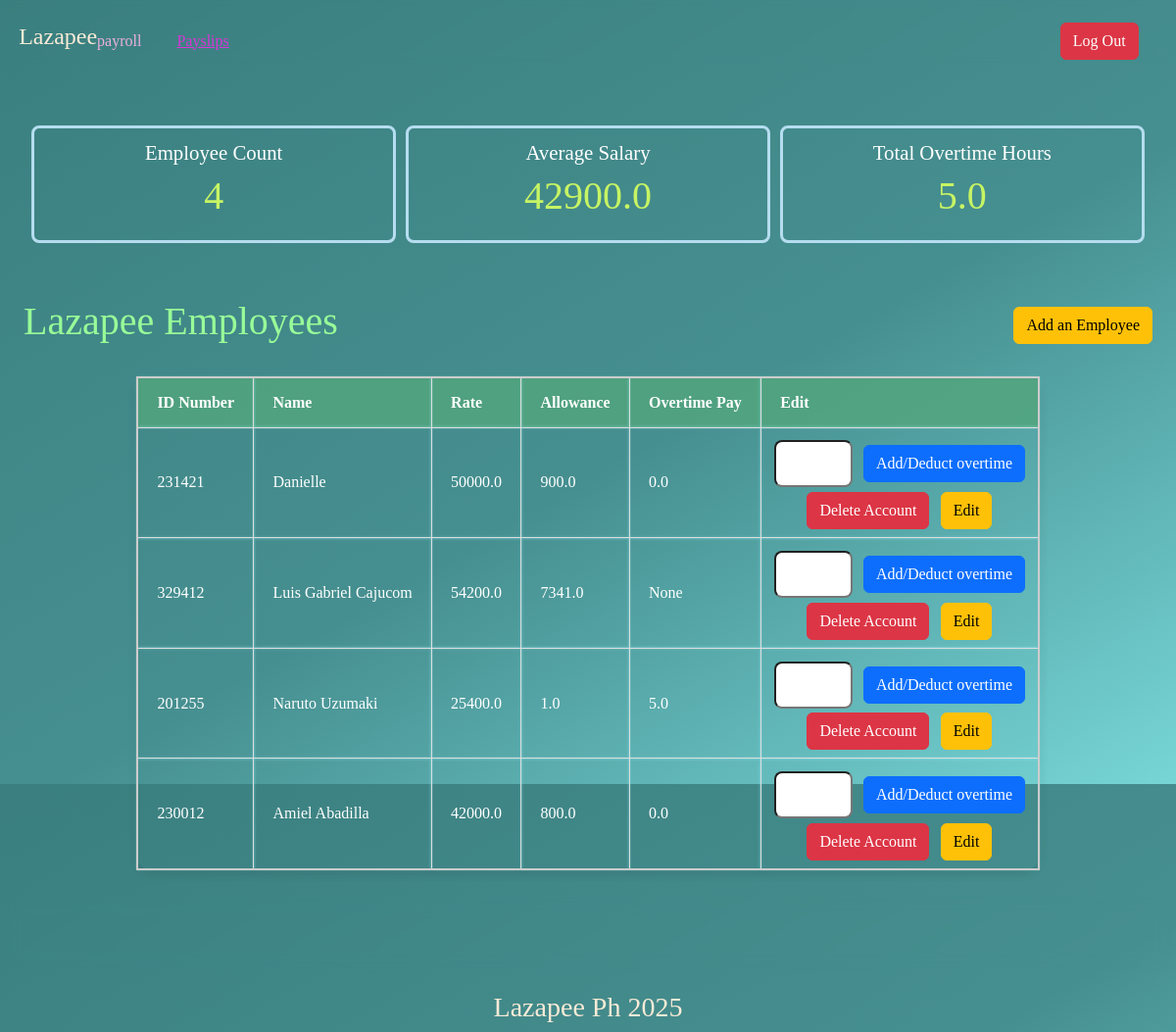
Page /landing (signed in) on the earlier database version.
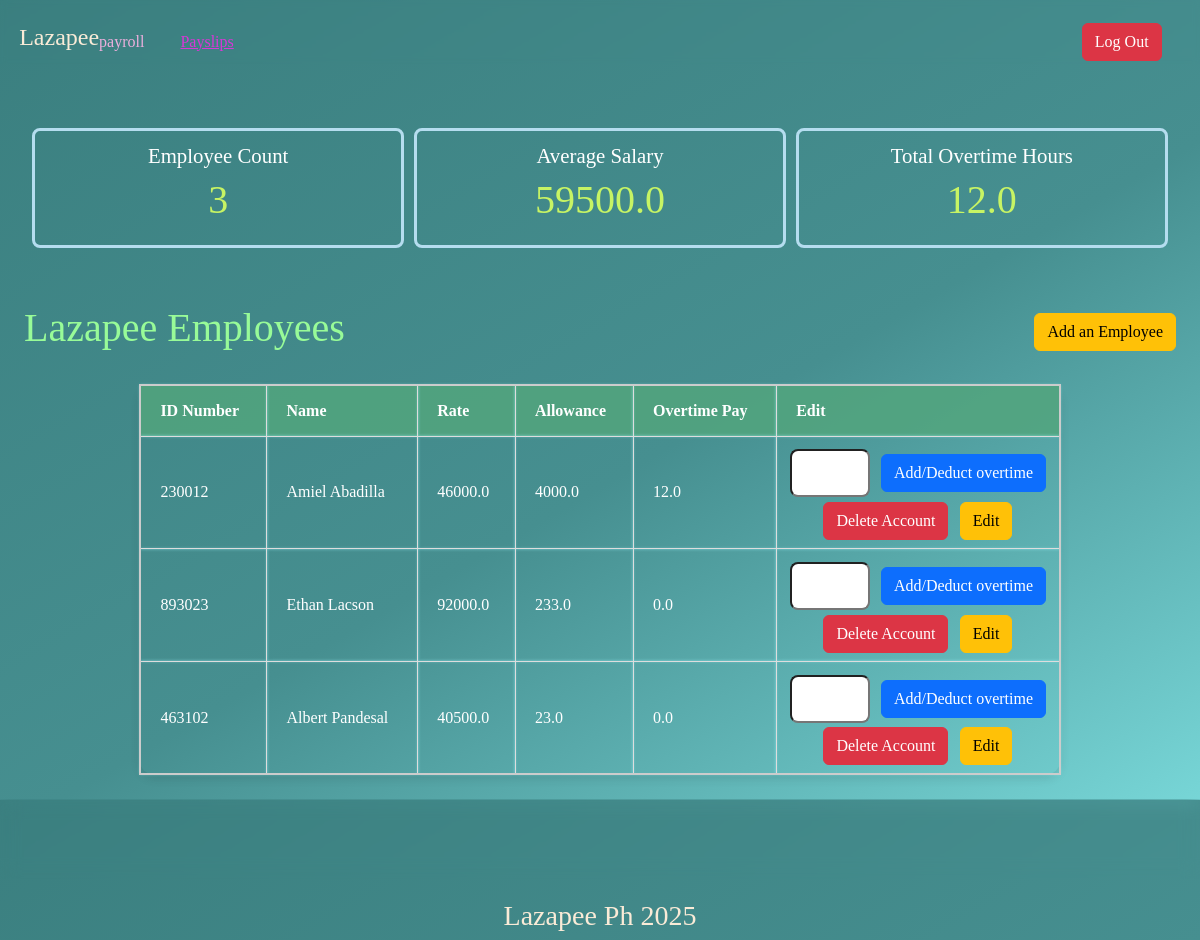
Same page on the later database version.
### payroll_app/models.py (models this page shows, shortened)
class Employee(models.Model):
    name = models.CharField(max_length=255)
    id_number = models.CharField(max_length=255)
    rate = models.FloatField()
    overtime_pay = models.FloatField(null=True, blank=True)
    allowance = models.FloatField(null=True, blank=True)

### payroll_app/views.py (the view)
# urls.py: path('landing', views.landing, name = 'landing'),
@login_required(login_url='log_in')
def landing(request):
    employees = Employee.objects.all()
    total_employees= Employee.objects.count()
    avSalary = Employee.objects.aggregate(avg_price=Avg("rate", default = 0))['avg_price']
    overtime = Employee.objects.aggregate(total_overtime=Sum("overtime_pay", default = 0))['total_overtime']
    return render(request, 'payroll_app/landing.html', {'employees': employees,
                                                        'total_employees': total_employees,
                                                        'avSalary': avSalary,
                                                        'overtime' : overtime,
                                                        })

### payroll_app/templates/payroll_app/landing.html (shortened to what this page needs)
{% extends 'payroll_app/base.html' %}
{% block header %}
    <nav class="header">
        <div class="title" style="display: flex">
            <h1>Lazapee</h1>
            <payroll style="color: rgb(236, 175, 221);">payroll</h3>
            <a href="{% url 'payslips' %}" class="payslips"> Payslips </a>
        </div>
        <div class="buttons" >
            <a href="{% url 'log_out' %}" class="btn btn-danger">Log Out</a>
        </div>
    </nav>
{% endblock %}
{% block form %}
    <div class="containerL">
        <div class="dashcard">
            <div class="info">
                <h2>Employee Count</h2>
                <h1> {{total_employees}} </h1>
            </div>
        </div>
        <div class="dashcard" >
            <div class="info">
                <h2>Average Salary</h2>
                <h1> {{avSalary}} </h1>
            </div>
        </div>
        <div class="dashcard">
            <div class="info" style="display: flex; flex-direction: column; justify-content: center; align-items: center;">
                <h2>Total Overtime Hours</h2>
                <h1> {{overtime}} </h1>
            </div>
        </div>
    </div>
    <div class="conTable">
        <div class="tableTitle">
            <div class="tableTit">
                <h1> Lazapee Employees </h1>
            </div>
            <div class="tableBtn">
                <a href="{% url 'add_employee' %}" class="btn btn-warning" > Add an Employee</a>
            </div>
        </div>
        <table class="employees" >
            <thead>
                <tr>
                <th>ID Number</th>
                <th>Name</th>
                <th>Rate</th>
                <th>Allowance</th>
                <th>Overtime Pay</th>
                <th>Edit</th>
                </tr>
            </thead>
            <tbody>
                {% for e in employees %}
                <tr>
                    <td>{{e.id_number}}</td>
                    <td>{{e.name}}</td>
                    <td>{{e.rate}}</td>
                    <td>{{e.allowance}}</td>
                    <td>{{e.overtime_pay}}</td>
                    <td >
                        <div class="editBtns" style="display: flex; flex-direction: column; justify-content: center; align-items: center;">
                            <div class="firstRow">
                                <form method="POST" class="editot" action="{% url 'add_overtime' e.pk %}" style="display: flex; justify-content:flex-start; align-items: center; flex-direction: row; gap: 0.7em; padding: 0.3em;">
                                    <input type="number" name="addot" id="addot" style="height: 2.3em; width: 5em; height: 3em; border-radius: 0.5em; ">
                                    <input type="submit" name="action" value="Add/Deduct overtime" class="btn btn-primary">
                                </form>
                            </div>
                            <div class="secondRow" style="display: flex; flex-direction: row; gap: 0.7em;">
                                <a href="{% url 'remove_employee' e.pk %}" class="btn btn-danger" style="display: flex;">Delete Account</a>
                                <a href="{% url 'details' e.pk %}" class="btn btn-warning">Edit</a>
                            </div>
                        </div>
                    </td>
                </tr>
                {% endfor %}
            </tbody>
        </table>
    </div>
{% endblock %}
{% block footer %}
    <nav class="footer">
        <div class="title">
            <h3>Lazapee Ph 2025</h3>
        </div>
    </nav>
{%endblock%}

### payroll_app/templates/payroll_app/base.html (shortened to what this page needs)
{% load static %}
<!DOCTYPE html>
<html lang="en">
<head>
    <link href="https://cdn.jsdelivr.net/npm/bootstrap@5.3.3/dist/css/bootstrap.min.css" rel="stylesheet">
</head>
<body>
    <div class="header">
        {% block header %}
        {% endblock %}
    </div>
    <div class="main">
        {% block form %}
        {% endblock %}
    </div>
    <footer class="footer">
        {% block footer %}
        {% endblock %}
    </footer>
</body>
</html>

Differences in the rows shown:
removed Employee: id_number "231421", name "Danielle", rate "50000.0", allowance "900.0", overtime_pay "0.0"
removed Employee: id_number "329412", name "Luis Gabriel Cajucom", rate "54200.0", allowance "7341.0", overtime_pay "None"
removed Employee: id_number "201255", name "Naruto Uzumaki", rate "25400.0", allowance "1.0", overtime_pay "5.0"
removed Employee: id_number "230012", name "Amiel Abadilla", rate "42000.0", allowance "800.0", overtime_pay "0.0"
added Employee: id_number "230012", name "Amiel Abadilla", rate "46000.0", allowance "4000.0", overtime_pay "12.0"
added Employee: id_number "893023", name "Ethan Lacson", rate "92000.0", allowance "233.0", overtime_pay "0.0"
added Employee: id_number "463102", name "Albert Pandesal", rate "40500.0", allowance "23.0", overtime_pay "0.0"
Other differences:
{{ total_employees }}: "4" → "3"
{{ avSalary }}: "42900.0" → "59500.0"
{{ overtime }}: "5.0" → "12.0"
